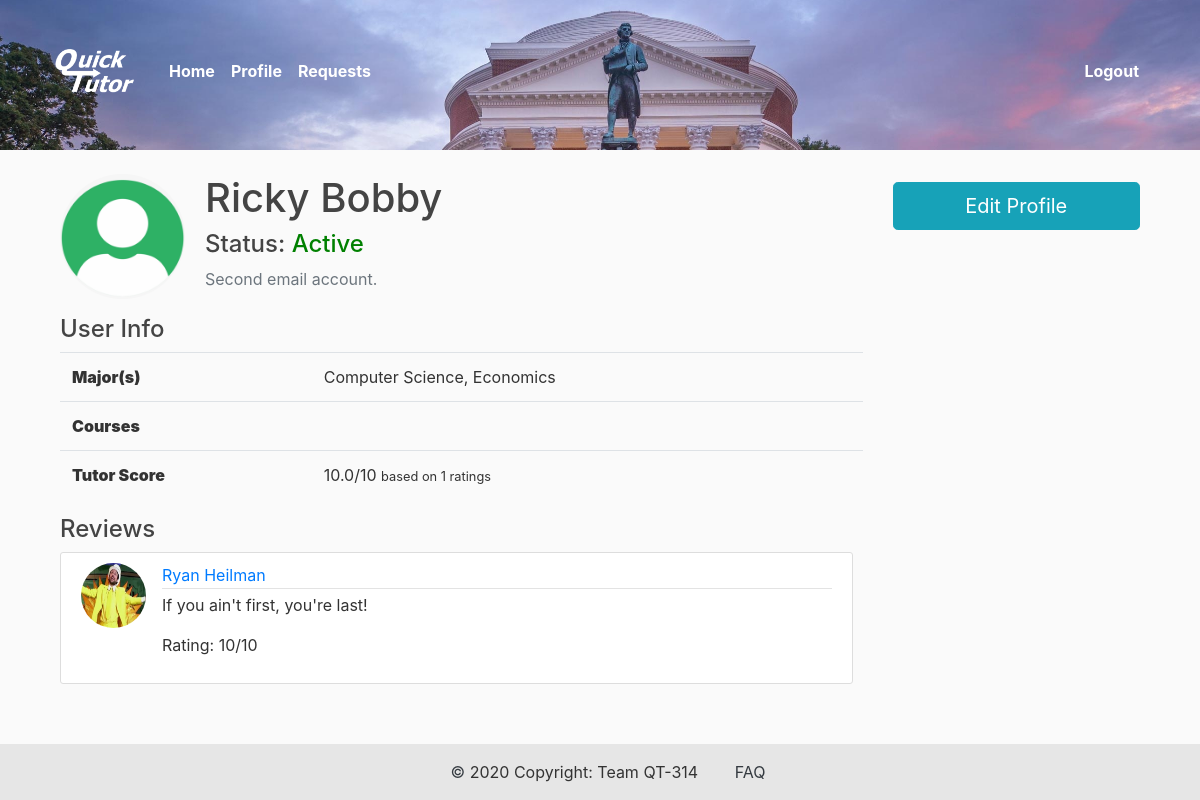
/users/profile/12/ (signed in), run on an earlier commit of the app's database.
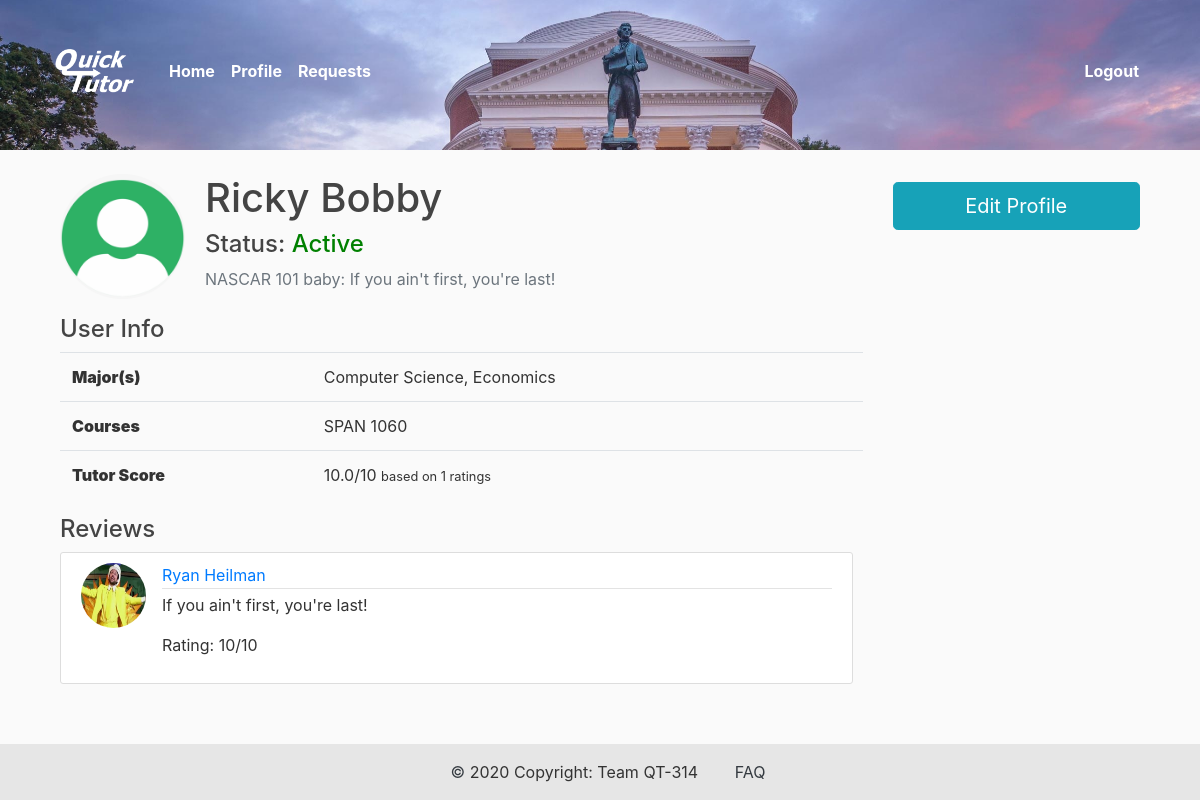
And on a later commit of the database.
### users/models.py (models this page shows, shortened)
class Profile(models.Model):
	user = models.OneToOneField(User, on_delete=models.CASCADE)
	image = models.ImageField(default='default.png', upload_to='profile_pics', blank=True)
	first_name = models.CharField(max_length=50)
	last_name = models.CharField(max_length=50)
	major = models.CharField(max_length=75)
	major2 = models.CharField(max_length=75, blank=True)
	phone_regex = RegexValidator(regex=r'([0-9]{3}-){2}[0-9]{4}', message="Phone number must be entered in the format: 999-999-9999.")
	phone_number = models.CharField(validators=[phone_regex], max_length=12, blank=False)
	courses = models.TextField(blank=True, help_text="List any courses you feel comfortable tutoring for.")
	description = models.TextField(blank=True, verbose_name="bio", help_text="Write a brief description of yourself. Be sure to include areas of strength for tutoring and any other information you would like other users to know.")
	location = models.CharField(max_length=50, blank=True, default='')
	current_client = models.OneToOneField(Ask, on_delete=models.SET_NULL, null=True, blank=True)
	tutor_score = models.FloatField(null=True, blank=True)
	num_ratings = models.IntegerField(blank=True, default=0)
	active = models.BooleanField(default=False)
	initialized = models.BooleanField(default=False)

class Comment(models.Model):
	reviewer = models.ForeignKey(User, on_delete=models.CASCADE, related_name='reviewer')
	reviewee = models.ForeignKey(User, on_delete=models.CASCADE, related_name='reviewee')
	rating = models.IntegerField()
	comment_text = models.TextField(verbose_name="comment")

### users/views.py (the view)
# urls.py: path('profile/<int:profile_id>/', views.profile_page, name='profile_page'),
@login_required
def profile_page(request, profile_id):
	profile = get_object_or_404(Profile, pk=profile_id)
	comments = profile.user.reviewee.all()
	return render(request, 'users/profile.html', {'profile':profile, 'comments':comments})

### users/templates/users/profile.html (shortened to what this page needs)
{% extends "tutor/base.html" %}
{% load static %}
{% block content %}
<div class="container mt-2">
  <div class="row">
    <div class="col-xs-12 col-sm-9">
      <div class="panel panel-default">
        <div class="media mt-3">
          <img class="rounded-circle account-img" src="{{ profile.image.url }}" alt="...">
          <div class="media-body">
            <h1>{{ profile.first_name }} {{ profile.last_name }}</h1>
            {% if profile.active %}
              <h4 style="display: inline;">Status: </h4>
              <h4 style="display: inline; color: green;">Active</h4>
            {% else %}
              <h4 style="display: inline;">Status: </h4>
              <h4 style="display: inline; color: red;">Inactive</h4>
            {% endif %}
            <p class="text-muted mt-2">{{ profile.description }}</p>
          </div>
        </div>
      </div>
      <div class="panel panel-default">
        <div class="panel-heading">
          <h4 class="panel-title">User Info</h4>
        </div>
        <div class="panel-body">
          <table class="table profile__table">
            <tbody>
              <tr>
                <th><strong>Major(s)</strong></th>
                {% if profile.major2 %}
                  <td>{{ profile.major }}, {{ profile.major2 }}</td>
                {% else %}
                  <td>{{ profile.major }}</td>
                {% endif %}
              </tr>
              <tr>
                <th><strong>Courses</strong></th>
                <td>{{ profile.courses }}</td>
              </tr>
              {% if user == profile.user %}
                <tr>
                  <th><strong>Tutor Score</strong></th>
                  {% if profile.tutor_score == None %}
                    <td>Try tutoring other students to accrue ratings and build your tutor score.</td>
                  {% else %}
                    <td>{{ profile.tutor_score }}/10 <small>based on {{profile.num_ratings}} ratings</small></td>
                  {% endif %}
                </tr>
              {% endif %}
            </tbody>
          </table>
        </div>
      </div>
      <div class="panel panel-default">
        <div class="panel-heading">
          <h4 class="panel-title">Reviews</h4>
        </div>
        <div class="panel-body mb-3">
          {% if comments %}
            {% for comment in comments %}
              <article class="media content-section">
                <img class="rounded-circle article-img" src="{{ comment.reviewer.profile.image.url }}">
                <div class="media-body">
                  <div class="article-metadata">
                    <a class="mr-2" href="{% url 'profile_page' comment.reviewer.profile.id %}">{{ comment.reviewer.profile.first_name }} {{ comment.reviewer.profile.last_name }}</a>
                  </div>
                  <p class="article-content">{{ comment.comment_text }}</p>
                  <p class="article-title">Rating: {{ comment.rating }}/10</p>
                </div>
              </article>
            {% endfor %}
          {% else %}
            <p class="mt-3 mb-3 ml-2">There currently are no reviews for this user.</p>
          {% endif %}
        </div>
      </div>
    </div>
    <div class="col-xs-12 col-sm-3 mt-4">
      {% if user == profile.user %}
        <p>
          <a href="{% url 'edit_profile' profile.id %}" class="profile__contact-btn btn btn-lg btn-block btn-info" data-toggle="modal" data-target="#profile__contact-form">
            Edit Profile
          </a>
        </p>
      {% endif %}
    </div>
  </div>
</div>
{% endblock content %}

### tutor/templates/tutor/base.html (shortened to what this page needs)
{% load static %}
<!DOCTYPE html>
<html>
<head>
    <link rel="stylesheet" href="https://maxcdn.bootstrapcdn.com/bootstrap/4.0.0/css/bootstrap.min.css">
    <link rel="stylesheet" type="text/css" href="{% static 'tutor/main.css' %}">
</head>
<body>
  <div class="section-2 box">
    <header class="site-header">
      <nav class="navbar navbar-expand-md static-top pt-0" style="position:top; background-image: url(../../../../static/tutor/images/rotunda5.jpeg); background-size: cover; min-height: 150px">
        <div class="container">
          <a class="navbar-brand mr-4" href="{% url 'home' %}">
            <img style="max-width: 100px;" src="../../../../static/tutor/images/quickTutorlogowhite.png" alt="Logo">
          </a>
          <div class="collapse navbar-collapse" id="navbarToggle">
            <div class="navbar-nav mr-auto">
              <a class="nav-item" style="color: white; font-weight: bold; padding-right: 1em;" href="{% url 'home' %}">Home</a>
              <a class="nav-item" style="color: white; font-weight: bold; padding-right: 1em;" href="{% url 'profile_page' user.profile.id %}">Profile</a>
              <a class="nav-item" style="color: white; font-weight: bold; padding-right: 1em;" href="{% url 'inbox' %}">Requests</a>
            </div>
            <div class="navbar-nav">
              <a style="color: white; font-weight: bold; padding-right: 1em;" id="logout" href="{% url 'account_logout' %}" >Logout</a>
            </div>
          </div>
        </div>
      </nav>
    </header>
  </div>
  <main role="main" class="container">
    {% block content %}
    {% endblock %}
    <div class="py-4"></div>
  </main>
  <footer class="page-footer font-small footer py-3 fixed-bottom" style="text-align: center; background-color: #E6E6E6">
    <div class="footer-copyright text-center d-inline ml-3 mr-3"><a class="text-dark" href="https://www.twitch.tv/caelumcv">©</a> 2020 Copyright: Team QT-314</div>
    <div class="text-center d-inline ml-3">
      <a class="text-dark" href="{% url 'FAQ' %}">FAQ</a>
    </div>
  </footer>
</body>
</html>

### tutor/static/tutor/main.css (style rules this page uses)
body { background: #fafafa; color: #333333; }
h1, h2, h3, h4, h5, h6 { color: #444444; }
* { padding: 0px; margin: 0px; box-sizing: border-box; }
.box { height: auto; width: 100%; }
.content-section { background: #ffffff; padding: 10px 20px; border: 1px solid #dddddd; border-radius: 3px; margin-right: 10px; }
.article-content { white-space: pre-line; }
.article-img { height: 65px; width: 65px; margin-right: 16px; }
.article-metadata { padding-bottom: 1px; margin-bottom: 4px; border-bottom: 1px solid #e3e3e3 }
.account-img { height: 125px; width: 125px; margin-right: 20px; margin-bottom: 16px; }

What changed in the data, as far as the page shows it:
changed Profile "Ricky": description "Second email account." → "NASCAR 101 baby: If you ain't first, you're last!"; courses (not shown) → "SPAN 1060"
